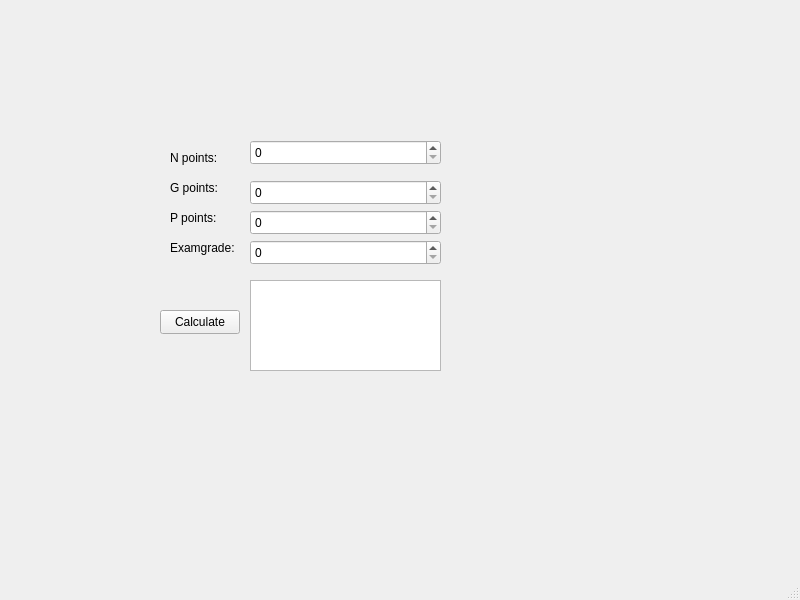
<?xml version="1.0" encoding="UTF-8"?>
<ui version="4.0">
 <class>MainWindow</class>
 <widget class="QMainWindow" name="MainWindow">
  <property name="geometry">
   <rect>
    <x>0</x>
    <y>0</y>
    <width>800</width>
    <height>600</height>
   </rect>
  </property>
  <property name="windowTitle">
   <string>MainWindow</string>
  </property>
  <widget class="QWidget" name="centralwidget">
   <widget class="QLabel" name="label">
    <property name="geometry">
     <rect>
      <x>170</x>
      <y>150</y>
      <width>49</width>
      <height>16</height>
     </rect>
    </property>
    <property name="text">
     <string>N points:</string>
    </property>
   </widget>
   <widget class="QLabel" name="label_2">
    <property name="geometry">
     <rect>
      <x>170</x>
      <y>180</y>
      <width>49</width>
      <height>16</height>
     </rect>
    </property>
    <property name="text">
     <string>G points:</string>
    </property>
   </widget>
   <widget class="QLabel" name="label_3">
    <property name="geometry">
     <rect>
      <x>170</x>
      <y>210</y>
      <width>49</width>
      <height>16</height>
     </rect>
    </property>
    <property name="text">
     <string>P points:</string>
    </property>
   </widget>
   <widget class="QLabel" name="label_4">
    <property name="geometry">
     <rect>
      <x>170</x>
      <y>240</y>
      <width>71</width>
      <height>16</height>
     </rect>
    </property>
    <property name="text">
     <string>Examgrade:</string>
    </property>
   </widget>
   <widget class="QSpinBox" name="spinBoxN">
    <property name="geometry">
     <rect>
      <x>250</x>
      <y>140</y>
      <width>191</width>
      <height>25</height>
     </rect>
    </property>
   </widget>
   <widget class="QSpinBox" name="spinBoxG">
    <property name="geometry">
     <rect>
      <x>250</x>
      <y>180</y>
      <width>191</width>
      <height>25</height>
     </rect>
    </property>
   </widget>
   <widget class="QSpinBox" name="spinBoxP">
    <property name="geometry">
     <rect>
      <x>250</x>
      <y>210</y>
      <width>191</width>
      <height>25</height>
     </rect>
    </property>
   </widget>
   <widget class="QSpinBox" name="spinBoxE">
    <property name="geometry">
     <rect>
      <x>250</x>
      <y>240</y>
      <width>191</width>
      <height>25</height>
     </rect>
    </property>
   </widget>
   <widget class="QPushButton" name="calculatePushButton">
    <property name="geometry">
     <rect>
      <x>160</x>
      <y>310</y>
      <width>80</width>
      <height>24</height>
     </rect>
    </property>
    <property name="text">
     <string>Calculate</string>
    </property>
   </widget>
   <widget class="QTextBrowser" name="textBrowser">
    <property name="geometry">
     <rect>
      <x>250</x>
      <y>280</y>
      <width>191</width>
      <height>91</height>
     </rect>
    </property>
   </widget>
  </widget>
  <widget class="QMenuBar" name="menubar">
   <property name="geometry">
    <rect>
     <x>0</x>
     <y>0</y>
     <width>800</width>
     <height>21</height>
    </rect>
   </property>
  </widget>
  <widget class="QStatusBar" name="statusbar"/>
 </widget>
 <resources/>
 <connections/>
</ui>
